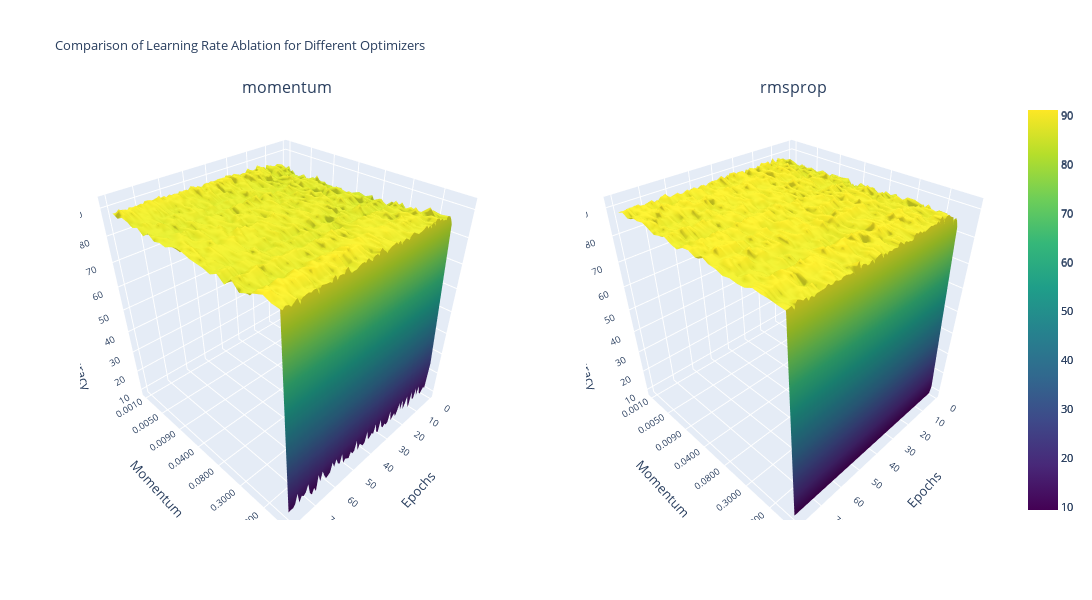
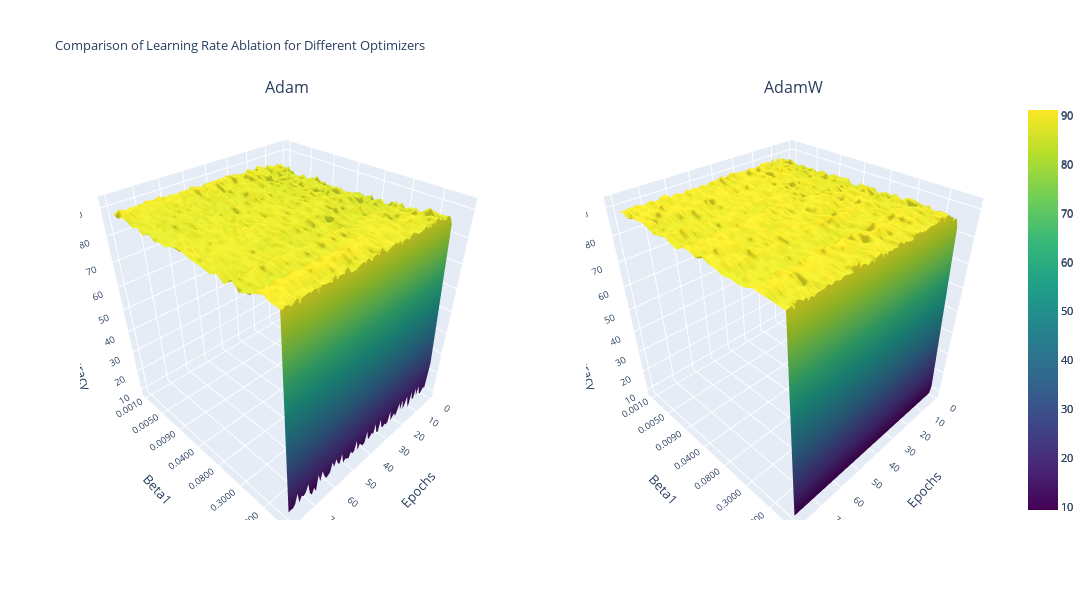
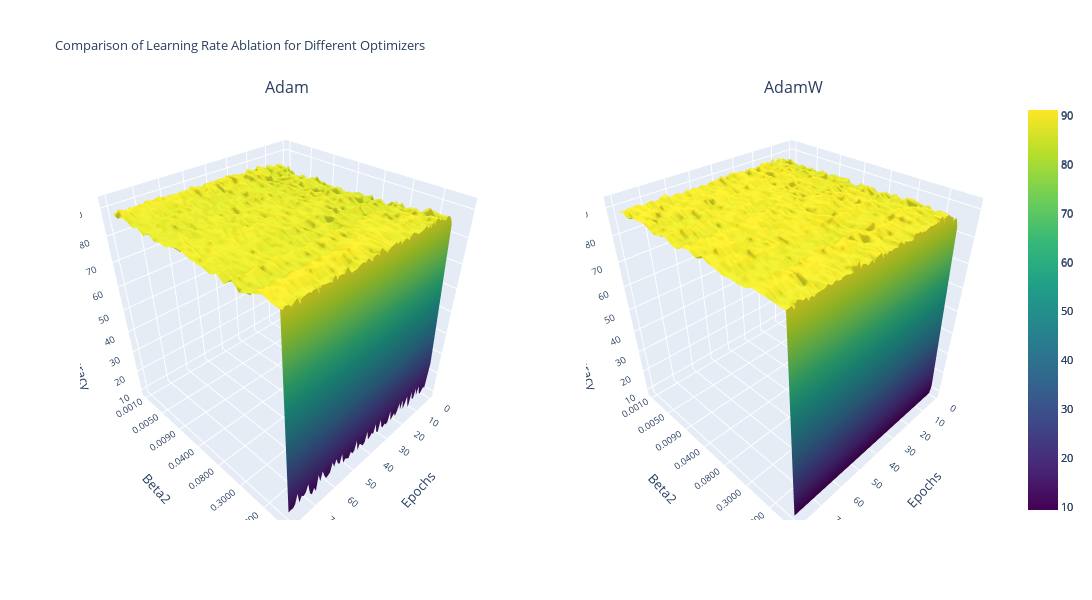

Notebook cell for these charts, in order:
### Code cell
import json
import numpy as np
import plotly.graph_objs as go
from plotly.subplots import make_subplots

file_names = [
    "momentum_momentum_ablation_valid_accuracy.json",
    "rmsprop_momentum_ablation_valid_accuracy.json",
    "adambeta1_momentum_ablation_valid_accuracy.json",
    "adamWbeta1_momentum_ablation_valid_accuracy.json",
    "adambeta2_momentum_ablation_valid_accuracy.json",
    "adamWbeta2_momentum_ablation_valid_accuracy.json",
]


# Create a subplot with 1 row and 2 columns
fig = make_subplots(rows=1, cols=2, subplot_titles=["momentum", "rmsprop"], 
                    specs=[[{'type': 'surface'}, {'type': 'surface'}]])

for index, file_name in enumerate(file_names[:2]):  # Take the first two files for demonstration
    with open(file_name, 'r') as file:
        data = json.load(file)

    title_info = file_name.split("_")
    optimizer = title_info[0]
    metric = title_info[-2]

    accuracy_data = np.array([values for lr, values in data.items()])
    epochs = np.arange(1, len(accuracy_data[0]) + 1)
    learning_rates = np.array([f"{float(lr):.4f}" for lr in data.keys()])
    learning_rates = np.array([(str(lr)) for lr in learning_rates])

    trace = go.Surface(x=epochs, y=learning_rates, z=accuracy_data, colorscale='Viridis')

    # Add trace to subplot
    fig.add_trace(trace, row=1, col=index + 1)  # Add to the appropriate subplot

# Update layout for each subplot if needed
font_size = 10.5
fig.update_layout(
    title='Comparison of Learning Rate Ablation for Different Optimizers',
    titlefont=dict(size=font_size + 2),
    font=dict(size=font_size),
    height=600,  # You may need to adjust the height and width to fit all plots comfortably
    width=1300,
    scene=dict(
        xaxis_title='Epochs',
        yaxis_title='Momentum',
        zaxis_title='Validation Accuracy'
    ),
    scene2=dict(
        xaxis_title='Epochs',
        yaxis_title='Momentum',
        zaxis_title='Validation Accuracy'
    ),
    scene3=dict(
        xaxis_title='Epochs',
        yaxis_title='Weight Decay',
        zaxis_title='Validation Accuracy'
    )
)

# Display the interactive plot
fig.show()


# Create a subplot with 1 row and 2 columns
fig = make_subplots(rows=1, cols=2, subplot_titles=["Adam", "AdamW"], 
                    specs=[[{'type': 'surface'}, {'type': 'surface'}]])

for index, file_name in enumerate(file_names[:2]):  # Take the first two files for demonstration
    with open(file_name, 'r') as file:
        data = json.load(file)

    title_info = file_name.split("_")
    optimizer = title_info[0]
    metric = title_info[-2]

    accuracy_data = np.array([values for lr, values in data.items()])
    epochs = np.arange(1, len(accuracy_data[0]) + 1)
    learning_rates = np.array([f"{float(lr):.4f}" for lr in data.keys()])
    learning_rates = np.array([(str(lr)) for lr in learning_rates])

    trace = go.Surface(x=epochs, y=learning_rates, z=accuracy_data, colorscale='Viridis')

    # Add trace to subplot
    fig.add_trace(trace, row=1, col=index + 1)  # Add to the appropriate subplot

# Update layout for each subplot if needed
font_size = 10.5
fig.update_layout(
    title='Comparison of Learning Rate Ablation for Different Optimizers',
    titlefont=dict(size=font_size + 2),
    font=dict(size=font_size),
    height=600,  # You may need to adjust the height and width to fit all plots comfortably
    width=1300,
    scene=dict(
        xaxis_title='Epochs',
        yaxis_title='Beta1',
        zaxis_title='Validation Accuracy'
    ),
    scene2=dict(
        xaxis_title='Epochs',
        yaxis_title='Beta1',
        zaxis_title='Validation Accuracy'
    )
)

# Display the interactive plot
fig.show()



# Create a subplot with 1 row and 2 columns
fig = make_subplots(rows=1, cols=2, subplot_titles=["Adam", "AdamW"], 
                    specs=[[{'type': 'surface'}, {'type': 'surface'}]])

for index, file_name in enumerate(file_names[:2]):  # Take the first two files for demonstration
    with open(file_name, 'r') as file:
        data = json.load(file)

    title_info = file_name.split("_")
    optimizer = title_info[0]
    metric = title_info[-2]

    accuracy_data = np.array([values for lr, values in data.items()])
    epochs = np.arange(1, len(accuracy_data[0]) + 1)
    learning_rates = np.array([f"{float(lr):.4f}" for lr in data.keys()])
    learning_rates = np.array([(str(lr)) for lr in learning_rates])

    trace = go.Surface(x=epochs, y=learning_rates, z=accuracy_data, colorscale='Viridis')

    # Add trace to subplot
    fig.add_trace(trace, row=1, col=index + 1)  # Add to the appropriate subplot

# Update layout for each subplot if needed
font_size = 10.5
fig.update_layout(
    title='Comparison of Learning Rate Ablation for Different Optimizers',
    titlefont=dict(size=font_size + 2),
    font=dict(size=font_size),
    height=600,  # You may need to adjust the height and width to fit all plots comfortably
    width=1300,
    scene=dict(
        xaxis_title='Epochs',
        yaxis_title='Beta2',
        zaxis_title='Validation Accuracy'
    ),
    scene2=dict(
        xaxis_title='Epochs',
        yaxis_title='Beta2',
        zaxis_title='Validation Accuracy'
    )
)

# Display the interactive plot
fig.show()

### Figure 1 — Plotly figure (JSON) as saved in the notebook; plotly's stock layout.template omitted (floating-point values rounded to 4 significant figures; data arrays with more than 128 entries replaced by an {"elided": "..."} marker saying what was removed)
{"data": [{"colorscale": [[0, "#440154"], [0.1111, "#482878"], [0.2222, "#3e4989"], [0.3333, "#31688e"], [0.4444, "#26828e"], [0.5556, "#1f9e89"], [0.6667, "#35b779"], [0.7778, "#6ece58"], [0.8889, "#b5de2b"], [1, "#fde725"]], "scene": "scene", "type": "surface", "x": [1, 2, 3, 4, 5, 6, 7, 8, 9, 10, 11, 12, 13, 14, 15, 16, 17, 18, 19, 20, 21, 22, 23, 24, 25, 26, 27, 28, 29, 30, 31, 32, 33, 34, 35, 36, 37, 38, 39, 40, 41, 42, 43, 44, 45, 46, 47, 48, 49, 50, 51, 52, 53, 54, 55, 56, 57, 58, 59, 60, 61, 62, 63, 64, 65, 66, 67, 68, 69, 70, 71, 72, 73, 74, 75, 76, 77, 78, 79, 80], "y": ["0.0010", "0.0020", "0.0030", "0.0040", "0.0050", "0.0060", "0.0070", "0.0080", "0.0090", "0.0100", "0.0200", "0.0300", "0.0400", "0.0500", "0.0600", "0.0700", "0.0800", "0.0900", "0.1000", "0.2000", "0.3000", "0.4000", "0.5000", "0.6000", "0.7000", "0.8000", "0.9000", "1.0000"], "z": {"elided": "28x80 float values"}}, {"colorscale": [[0, "#440154"], [0.1111, "#482878"], [0.2222, "#3e4989"], [0.3333, "#31688e"], [0.4444, "#26828e"], [0.5556, "#1f9e89"], [0.6667, "#35b779"], [0.7778, "#6ece58"], [0.8889, "#b5de2b"], [1, "#fde725"]], "scene": "scene2", "type": "surface", "x": [1, 2, 3, 4, 5, 6, 7, 8, 9, 10, 11, 12, 13, 14, 15, 16, 17, 18, 19, 20, 21, 22, 23, 24, 25, 26, 27, 28, 29, 30, 31, 32, 33, 34, 35, 36, 37, 38, 39, 40, 41, 42, 43, 44, 45, 46, 47, 48, 49, 50, 51, 52, 53, 54, 55, 56, 57, 58, 59, 60, 61, 62, 63, 64, 65, 66, 67, 68, 69, 70, 71, 72, 73, 74, 75, 76, 77, 78, 79, 80], "y": ["0.0010", "0.0020", "0.0030", "0.0040", "0.0050", "0.0060", "0.0070", "0.0080", "0.0090", "0.0100", "0.0200", "0.0300", "0.0400", "0.0500", "0.0600", "0.0700", "0.0800", "0.0900", "0.1000", "0.2000", "0.3000", "0.4000", "0.5000", "0.6000", "0.7000", "0.8000", "0.9000", "1.0000"], "z": {"elided": "28x80 float values"}}], "layout": {"annotations": [{"font": {"size": 16}, "showarrow": false, "text": "momentum", "x": 0.225, "xanchor": "center", "xref": "paper", "y": 1, "yanchor": "bottom", "yref": "paper"}, {"font": {"size": 16}, "showarrow": false, "text": "rmsprop", "x": 0.775, "xanchor": "center", "xref": "paper", "y": 1, "yanchor": "bottom", "yref": "paper"}], "font": {"size": 10.5}, "height": 600, "scene": {"domain": {"x": [0, 0.45], "y": [0, 1]}, "xaxis": {"title": {"text": "Epochs"}}, "yaxis": {"title": {"text": "Momentum"}}, "zaxis": {"title": {"text": "Validation Accuracy"}}}, "scene2": {"domain": {"x": [0.55, 1], "y": [0, 1]}, "xaxis": {"title": {"text": "Epochs"}}, "yaxis": {"title": {"text": "Momentum"}}, "zaxis": {"title": {"text": "Validation Accuracy"}}}, "scene3": {"xaxis": {"title": {"text": "Epochs"}}, "yaxis": {"title": {"text": "Weight Decay"}}, "zaxis": {"title": {"text": "Validation Accuracy"}}}, "title": {"font": {"size": 12.5}, "text": "Comparison of Learning Rate Ablation for Different Optimizers"}, "width": 1300}}

### Figure 2 — Plotly figure (JSON) as saved in the notebook; plotly's stock layout.template omitted (floating-point values rounded to 4 significant figures; data arrays with more than 128 entries replaced by an {"elided": "..."} marker saying what was removed)
{"data": [{"colorscale": [[0, "#440154"], [0.1111, "#482878"], [0.2222, "#3e4989"], [0.3333, "#31688e"], [0.4444, "#26828e"], [0.5556, "#1f9e89"], [0.6667, "#35b779"], [0.7778, "#6ece58"], [0.8889, "#b5de2b"], [1, "#fde725"]], "scene": "scene", "type": "surface", "x": [1, 2, 3, 4, 5, 6, 7, 8, 9, 10, 11, 12, 13, 14, 15, 16, 17, 18, 19, 20, 21, 22, 23, 24, 25, 26, 27, 28, 29, 30, 31, 32, 33, 34, 35, 36, 37, 38, 39, 40, 41, 42, 43, 44, 45, 46, 47, 48, 49, 50, 51, 52, 53, 54, 55, 56, 57, 58, 59, 60, 61, 62, 63, 64, 65, 66, 67, 68, 69, 70, 71, 72, 73, 74, 75, 76, 77, 78, 79, 80], "y": ["0.0010", "0.0020", "0.0030", "0.0040", "0.0050", "0.0060", "0.0070", "0.0080", "0.0090", "0.0100", "0.0200", "0.0300", "0.0400", "0.0500", "0.0600", "0.0700", "0.0800", "0.0900", "0.1000", "0.2000", "0.3000", "0.4000", "0.5000", "0.6000", "0.7000", "0.8000", "0.9000", "1.0000"], "z": {"elided": "28x80 float values"}}, {"colorscale": [[0, "#440154"], [0.1111, "#482878"], [0.2222, "#3e4989"], [0.3333, "#31688e"], [0.4444, "#26828e"], [0.5556, "#1f9e89"], [0.6667, "#35b779"], [0.7778, "#6ece58"], [0.8889, "#b5de2b"], [1, "#fde725"]], "scene": "scene2", "type": "surface", "x": [1, 2, 3, 4, 5, 6, 7, 8, 9, 10, 11, 12, 13, 14, 15, 16, 17, 18, 19, 20, 21, 22, 23, 24, 25, 26, 27, 28, 29, 30, 31, 32, 33, 34, 35, 36, 37, 38, 39, 40, 41, 42, 43, 44, 45, 46, 47, 48, 49, 50, 51, 52, 53, 54, 55, 56, 57, 58, 59, 60, 61, 62, 63, 64, 65, 66, 67, 68, 69, 70, 71, 72, 73, 74, 75, 76, 77, 78, 79, 80], "y": ["0.0010", "0.0020", "0.0030", "0.0040", "0.0050", "0.0060", "0.0070", "0.0080", "0.0090", "0.0100", "0.0200", "0.0300", "0.0400", "0.0500", "0.0600", "0.0700", "0.0800", "0.0900", "0.1000", "0.2000", "0.3000", "0.4000", "0.5000", "0.6000", "0.7000", "0.8000", "0.9000", "1.0000"], "z": {"elided": "28x80 float values"}}], "layout": {"annotations": [{"font": {"size": 16}, "showarrow": false, "text": "Adam", "x": 0.225, "xanchor": "center", "xref": "paper", "y": 1, "yanchor": "bottom", "yref": "paper"}, {"font": {"size": 16}, "showarrow": false, "text": "AdamW", "x": 0.775, "xanchor": "center", "xref": "paper", "y": 1, "yanchor": "bottom", "yref": "paper"}], "font": {"size": 10.5}, "height": 600, "scene": {"domain": {"x": [0, 0.45], "y": [0, 1]}, "xaxis": {"title": {"text": "Epochs"}}, "yaxis": {"title": {"text": "Beta1"}}, "zaxis": {"title": {"text": "Validation Accuracy"}}}, "scene2": {"domain": {"x": [0.55, 1], "y": [0, 1]}, "xaxis": {"title": {"text": "Epochs"}}, "yaxis": {"title": {"text": "Beta1"}}, "zaxis": {"title": {"text": "Validation Accuracy"}}}, "title": {"font": {"size": 12.5}, "text": "Comparison of Learning Rate Ablation for Different Optimizers"}, "width": 1300}}

### Figure 3 — Plotly figure (JSON) as saved in the notebook; plotly's stock layout.template omitted (floating-point values rounded to 4 significant figures; data arrays with more than 128 entries replaced by an {"elided": "..."} marker saying what was removed)
{"data": [{"colorscale": [[0, "#440154"], [0.1111, "#482878"], [0.2222, "#3e4989"], [0.3333, "#31688e"], [0.4444, "#26828e"], [0.5556, "#1f9e89"], [0.6667, "#35b779"], [0.7778, "#6ece58"], [0.8889, "#b5de2b"], [1, "#fde725"]], "scene": "scene", "type": "surface", "x": [1, 2, 3, 4, 5, 6, 7, 8, 9, 10, 11, 12, 13, 14, 15, 16, 17, 18, 19, 20, 21, 22, 23, 24, 25, 26, 27, 28, 29, 30, 31, 32, 33, 34, 35, 36, 37, 38, 39, 40, 41, 42, 43, 44, 45, 46, 47, 48, 49, 50, 51, 52, 53, 54, 55, 56, 57, 58, 59, 60, 61, 62, 63, 64, 65, 66, 67, 68, 69, 70, 71, 72, 73, 74, 75, 76, 77, 78, 79, 80], "y": ["0.0010", "0.0020", "0.0030", "0.0040", "0.0050", "0.0060", "0.0070", "0.0080", "0.0090", "0.0100", "0.0200", "0.0300", "0.0400", "0.0500", "0.0600", "0.0700", "0.0800", "0.0900", "0.1000", "0.2000", "0.3000", "0.4000", "0.5000", "0.6000", "0.7000", "0.8000", "0.9000", "1.0000"], "z": {"elided": "28x80 float values"}}, {"colorscale": [[0, "#440154"], [0.1111, "#482878"], [0.2222, "#3e4989"], [0.3333, "#31688e"], [0.4444, "#26828e"], [0.5556, "#1f9e89"], [0.6667, "#35b779"], [0.7778, "#6ece58"], [0.8889, "#b5de2b"], [1, "#fde725"]], "scene": "scene2", "type": "surface", "x": [1, 2, 3, 4, 5, 6, 7, 8, 9, 10, 11, 12, 13, 14, 15, 16, 17, 18, 19, 20, 21, 22, 23, 24, 25, 26, 27, 28, 29, 30, 31, 32, 33, 34, 35, 36, 37, 38, 39, 40, 41, 42, 43, 44, 45, 46, 47, 48, 49, 50, 51, 52, 53, 54, 55, 56, 57, 58, 59, 60, 61, 62, 63, 64, 65, 66, 67, 68, 69, 70, 71, 72, 73, 74, 75, 76, 77, 78, 79, 80], "y": ["0.0010", "0.0020", "0.0030", "0.0040", "0.0050", "0.0060", "0.0070", "0.0080", "0.0090", "0.0100", "0.0200", "0.0300", "0.0400", "0.0500", "0.0600", "0.0700", "0.0800", "0.0900", "0.1000", "0.2000", "0.3000", "0.4000", "0.5000", "0.6000", "0.7000", "0.8000", "0.9000", "1.0000"], "z": {"elided": "28x80 float values"}}], "layout": {"annotations": [{"font": {"size": 16}, "showarrow": false, "text": "Adam", "x": 0.225, "xanchor": "center", "xref": "paper", "y": 1, "yanchor": "bottom", "yref": "paper"}, {"font": {"size": 16}, "showarrow": false, "text": "AdamW", "x": 0.775, "xanchor": "center", "xref": "paper", "y": 1, "yanchor": "bottom", "yref": "paper"}], "font": {"size": 10.5}, "height": 600, "scene": {"domain": {"x": [0, 0.45], "y": [0, 1]}, "xaxis": {"title": {"text": "Epochs"}}, "yaxis": {"title": {"text": "Beta2"}}, "zaxis": {"title": {"text": "Validation Accuracy"}}}, "scene2": {"domain": {"x": [0.55, 1], "y": [0, 1]}, "xaxis": {"title": {"text": "Epochs"}}, "yaxis": {"title": {"text": "Beta2"}}, "zaxis": {"title": {"text": "Validation Accuracy"}}}, "title": {"font": {"size": 12.5}, "text": "Comparison of Learning Rate Ablation for Different Optimizers"}, "width": 1300}}
